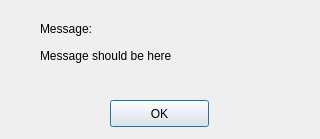
<?xml version="1.0" encoding="UTF-8"?>
<ui version="4.0">
 <class>LoadingWindow</class>
 <widget class="QDialog" name="LoadingWindow">
  <property name="geometry">
   <rect>
    <x>0</x>
    <y>0</y>
    <width>320</width>
    <height>139</height>
   </rect>
  </property>
  <property name="windowTitle">
   <string>Message</string>
  </property>
  <widget class="QPushButton" name="pushButton">
   <property name="geometry">
    <rect>
     <x>110</x>
     <y>100</y>
     <width>99</width>
     <height>27</height>
    </rect>
   </property>
   <property name="text">
    <string>OK</string>
   </property>
  </widget>
  <widget class="QLabel" name="label">
   <property name="geometry">
    <rect>
     <x>40</x>
     <y>30</y>
     <width>231</width>
     <height>51</height>
    </rect>
   </property>
   <property name="text">
    <string>Message should be here</string>
   </property>
  </widget>
  <widget class="QLabel" name="label_2">
   <property name="geometry">
    <rect>
     <x>40</x>
     <y>20</y>
     <width>68</width>
     <height>17</height>
    </rect>
   </property>
   <property name="text">
    <string>Message:</string>
   </property>
  </widget>
 </widget>
 <resources/>
 <connections/>
</ui>
